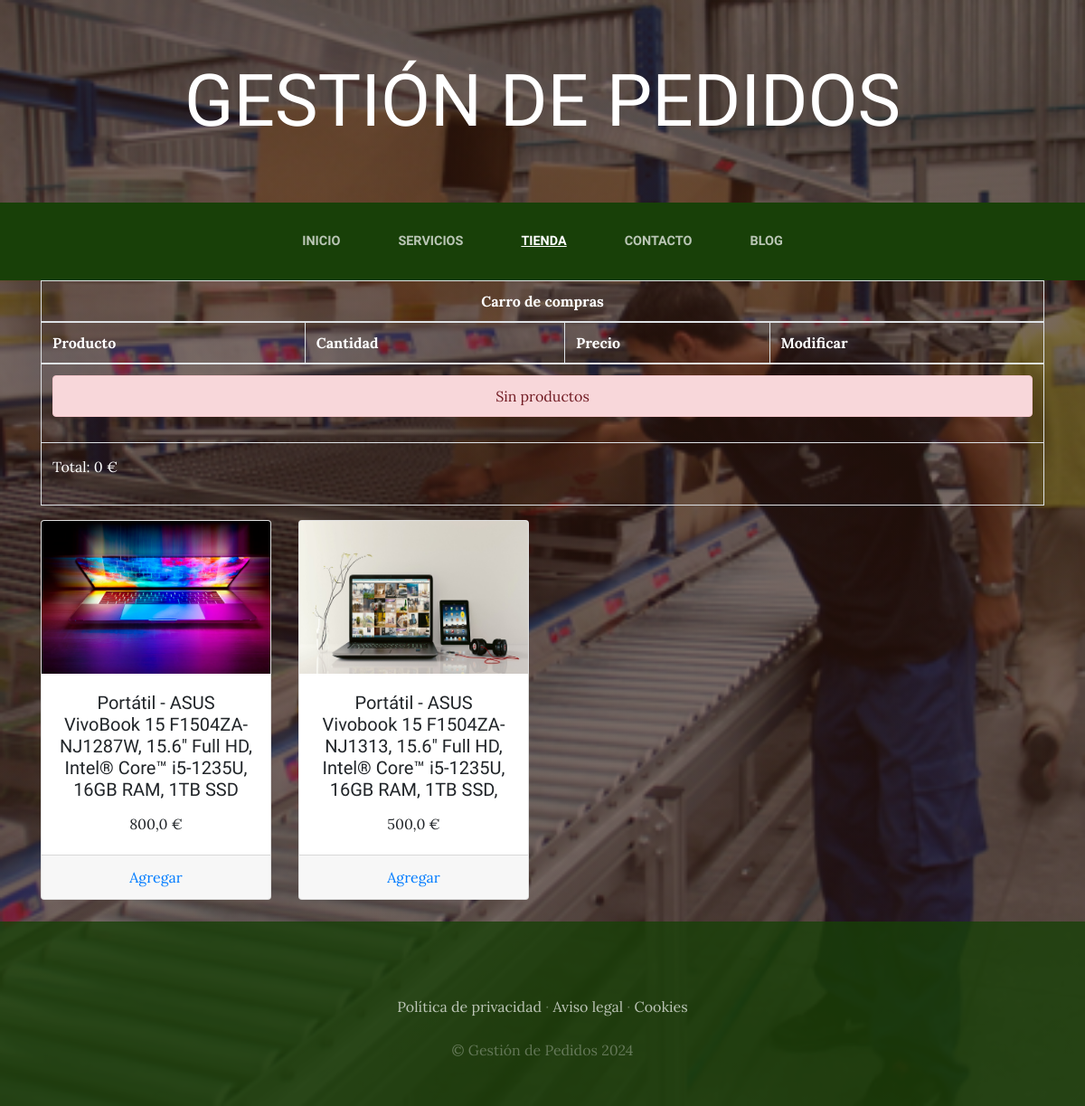
The app's page /tienda/ with its own data.
### ShopApp/models.py (models this page shows, shortened)
class Product(models.Model):
    name = models.CharField(max_length=100)
    categories = models.ForeignKey(ProductCategory, on_delete=models.CASCADE)
    image = models.ImageField(upload_to='ShopApp')
    prize = models.FloatField()
    availability = models.BooleanField(default=True)
    created_at = models.DateTimeField(auto_now_add=True)
    updated_at = models.DateTimeField(auto_now=True)
    class Meta:
        verbose_name = 'product'
        verbose_name_plural = 'products'

### ShopApp/views.py (the view)
# urls.py: path('', views.shop, name="Tienda"),
def shop(request):
    all_products = Product.objects.all()
    return render(request, 'ShopApp/shop.html', {'all_products': all_products})

### CartApp/context_processor.py (called while the page is built)
def total_cart_amount(request):
    total = 0
    return {"total_cart_amount": total}

### ShopApp/templates/ShopApp/shop.html
{% extends "WebProjectApp/base.html" %}
{% load static %}
{% block content %}
<div class="container m-10">
  <div>
    {% include "CartApp/cart_widget.html" %}
  </div>
  <div class="row">
    {% for product in all_products %}
      <div class="col-md-3 mb-4">
        <div class="card h-100">
          <img src="{{ product.image.url }}" alt="{{ product.name }}" class="card-img-top h-50">
          <div class="card-body text-center">
            <h5 class="card-title">{{ product.name }}</h5>
            <p class="card-text">{{ product.prize }}&nbsp;€</p>
          </div>
          <div class="card-footer text-center">
            <a href="{% url 'cart:agregar' product_id=product.id %}">Agregar</a>
          </div>
        </div>
      </div>
    {% endfor %}
  </div>
</div>
{% endblock %}

### WebProjectApp/templates/WebProjectApp/base.html (shortened to what this page needs)
<html>
  <head>
    {% load static %}
    <link href="{% static 'WebProjectApp/vendor/bootstrap/css/bootstrap.min.css' %}" rel="stylesheet" />
    <link href="{% static 'WebProjectApp/css/management.css' %}" rel="stylesheet" />
    <link href="{% static 'WebProjectApp/css/styles.css' %}" rel="stylesheet" />
  </head>
  <body>
    <h1 class="site-heading text-center text-white d-none d-lg-block">
      <span class="site-heading-lower">Gestión de Pedidos</span>
    </h1>
    <nav class="navbar navbar-expand-lg navbar-dark py-lg-4" id="mainNav">
      <div class="container">
        <div class="collapse navbar-collapse" id="navbarResponsive">
          <ul class="navbar-nav mx-auto">
            <li class="nav-item {% if request.path == '/' %}active{% endif %} px-lg-4">
              <a class="nav-link text-uppercase text-expanded" href="{% url 'Inicio' %}"
                >Inicio</a
              >
            </li>
            <li class="nav-item {% if request.path == '/servicios/' %}active{% endif %} px-lg-4">
              <a
                class="nav-link text-uppercase text-expanded"
                href="{% url 'Servicios' %}"
                >Servicios</a
              >
            </li>
            <li class="nav-item {% if request.path == '/tienda/' %}active{% endif %} px-lg-4">
              <a
                class="nav-link text-uppercase text-expanded"
                href="{% url 'Tienda' %}"
                >Tienda</a
              >
            </li>
            <li class="nav-item {% if request.path == '/contacto/' %}active{% endif %} px-lg-4">
              <a
                class="nav-link text-uppercase text-expanded"
                href="{% url 'Contacto' %}"
                >Contacto</a
              >
            </li>
            <li class="nav-item {% if request.path|slice:':6' == '/blog/' %}active{% endif %} px-lg-4">
              <a class="nav-link text-uppercase text-expanded" href="{% url 'Blog' %}"
                >Blog</a
              >
            </li>
          </ul>
        </div>
      </div>
    </nav>
    {% block content %}
    {% endblock %}
    <footer class="footer text-faded text-center py-5">
      <div class="container">
        <p class="m-0 mbt">
          <a href="sample.html" class="link">Política de privacidad</a> ·
          <a href="sample.html" class="link">Aviso legal</a> ·
          <a href="sample.html" class="link">Cookies</a>
        </p>
        <p class="m-0 mbt1">&copy; Gestión de Pedidos 2024</p>
      </div>
    </footer>
  </body>
</html>

### ShopApp/templates/CartApp/cart_widget.html
<table class="table table-bordered" style="color: white;">
    <thead>
        <tr>
            <th colspan="5" class="text-center">Carro de compras</th>
        </tr>
        <tr>
            <th>Producto</th>
            <th>Cantidad</th>
            <th>Precio</th>
            <th>Modificar</th>
        </tr>
    </thead>
    <tbody>
        {% if request.session.cart %}
        {% for key, value in request.session.cart.items %}
            <tr>
                <td>{{ value.name }}</td>
                <td>{{ value.quantity }}</td>
                <td>{{ value.prize }}</td>
                <td>
                    <a href="{% url 'cart:agregar' key %}" class="btn btn-sm" style="background-color: green; color: white; width:45%;">
                        <i class="fas fa-plus">+</i>
                    </a>
                    <a href="{% url 'cart:reducir' key %}" class="btn btn-sm" style="background-color: red; color: white; width:45%;">
                        <i class="fas fa-minus">-</i>
                    </a>
                </td>
            </tr>
        {% endfor %}
        {% else %}
            <tr>
                <td colspan="5">
                    <div class="alert alert-danger text-center">
                        Sin productos
                    </div>
                </td>
            </tr>
        {% endif %}
    </tbody>
    <tfoot>
        <tr>
            <td colspan="5">
                <p style="color:white;">Total: {{ total_cart_amount }} €</p>
            </td>
        </tr>
    </tfoot>
</table>

### WebProjectApp/static/WebProjectApp/css/management.css (style rules this page uses)
body { font-family: 'Lora'; background: linear-gradient(rgba(47, 23, 15, 0.65), rgba(47, 23, 15, 0.65)), url("../img/bg_main.jpg"); background-attachment: fixed; background-position: center; background-size: cover; }
h1, h2, h3, h4, h5, h6 { font-family: 'Raleway'; }
p { line-height: 1.75; }
.text-faded { color: rgba(255, 255, 255, 0.3); }
.site-heading { margin-top: 5rem; margin-bottom: 5rem; text-transform: uppercase; line-height: 1; font-family: 'Raleway'; }
.site-heading .site-heading-lower { font-size: 5rem; font-weight: 100; line-height: 4rem; }
#mainNav { background-color: rgba(24, 64, 8); font-family: 'Raleway'; }
#mainNav .navbar-nav .nav-item .nav-link { color: rgba(255, 255, 255, 0.7); font-weight: 800; }
#mainNav .navbar-nav .nav-item.active .nav-link { color: #ffffff; text-decoration: underline; }
@media (min-width: 992px) { #mainNav .navbar-nav .nav-item .nav-link { font-size: 0.9rem; } }
.footer { background-color: rgba(24, 64, 8, 0.8); }
.mbt { padding-top: 2rem; }
.mbt1 { padding-top: 1.25rem; }
a.link { color: rgba(255, 255, 255, 0.7); }

### records on screen
Product: image (picture), name "Portátil - ASUS VivoBook 15 F1504ZA-NJ1287W, 15.6\" Full HD, Intel® Core™ i5-1235U, 16GB RAM, 1TB SSD", prize "800,0"
Product: image (picture), name "Portátil - ASUS Vivobook 15 F1504ZA-NJ1313, 15.6\" Full HD, Intel® Core™ i5-1235U, 16GB RAM, 1TB SSD,", prize "500,0"

### other values on screen
{{ total_cart_amount }} "0"
